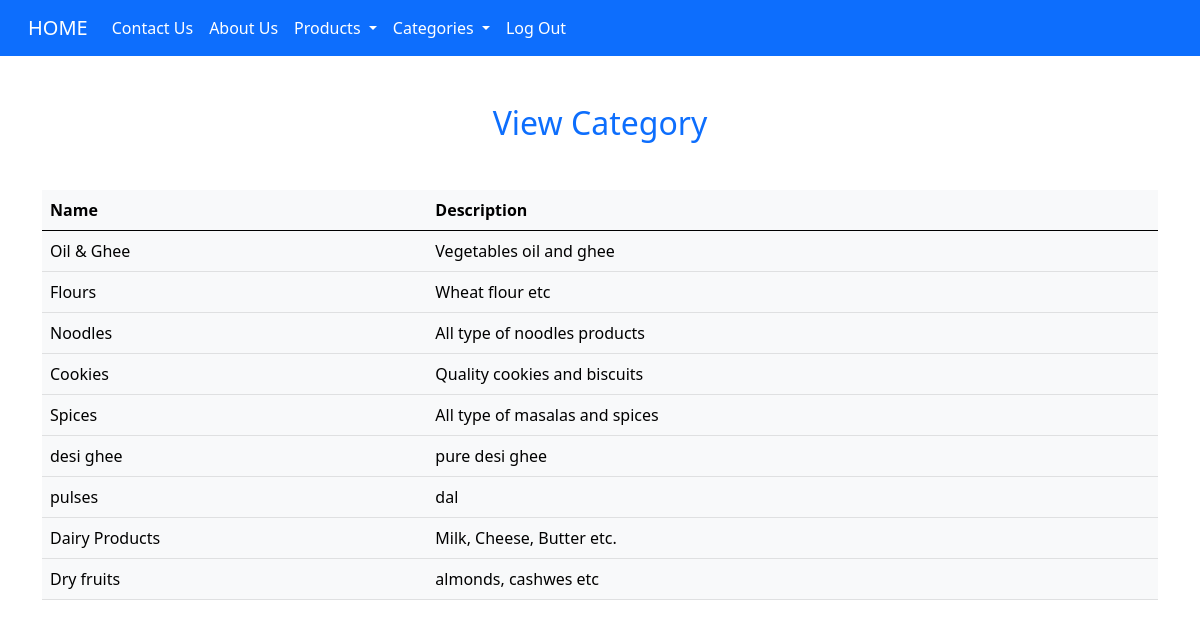
The app's page /Grocery/viewcategory (signed in), older data.
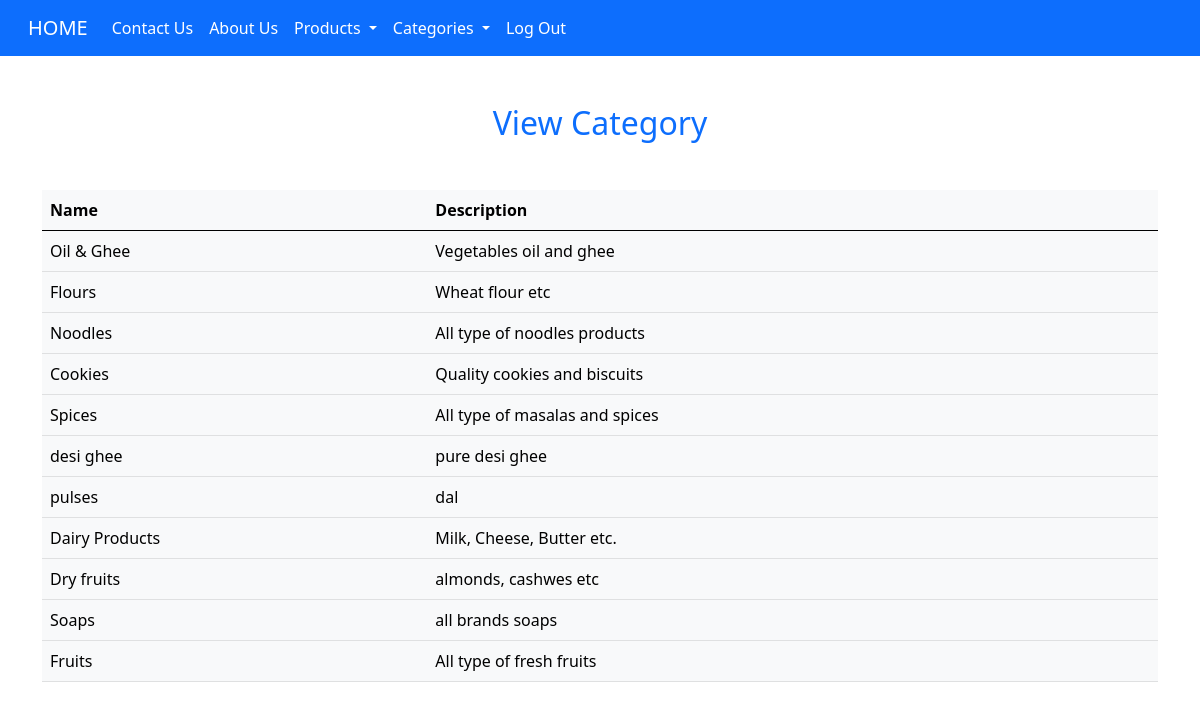
The same page, newer data.
### Grocery/models.py (models this page shows, shortened)
class Category(models.Model):
    name = models.CharField(max_length=255)
    desc = models.TextField()
    class Meta:
        db_table = 'category'
        verbose_name_plural = 'categories'

### Grocery/views.py (the view)
# urls.py: path("viewcategory", viewcategory, name="viewcategory"),
def viewcategory(request):
    if 'user' in request.session:
        viewcategory = Category.objects.all()
        return render(request, 'viewCategory.html',
                      {'pageTitle': viewcategory, 'viewcategory': viewcategory})
    else:
        return redirect('user_login')

### templates/viewCategory.html (shortened to what this page needs)
{% extends 'layout.html' %}
{% load static %}
{% block maincontent %}
    <div class="container">
        <h2 class="text-center my-5 text-primary">View Category</h2>
        <table class="table table-hover table-light">
            <thead>
            <tr>
                <th>Name</th>
                <th>Description</th>
            </tr>
            </thead>
            <tbody>
            {% for i in viewcategory %}
                <tr>
                    <td>{{ i.name }}</td>
                    <td>{{ i.desc }}</td>
                </tr>
            {% endfor %}
            </tbody>
        </table>
    </div>
{% endblock %}

Row changes from the older to the newer data that the page shows:
added Category: name "Soaps", desc "all brands soaps"
added Category: name "Fruits", desc "All type of fresh fruits"
